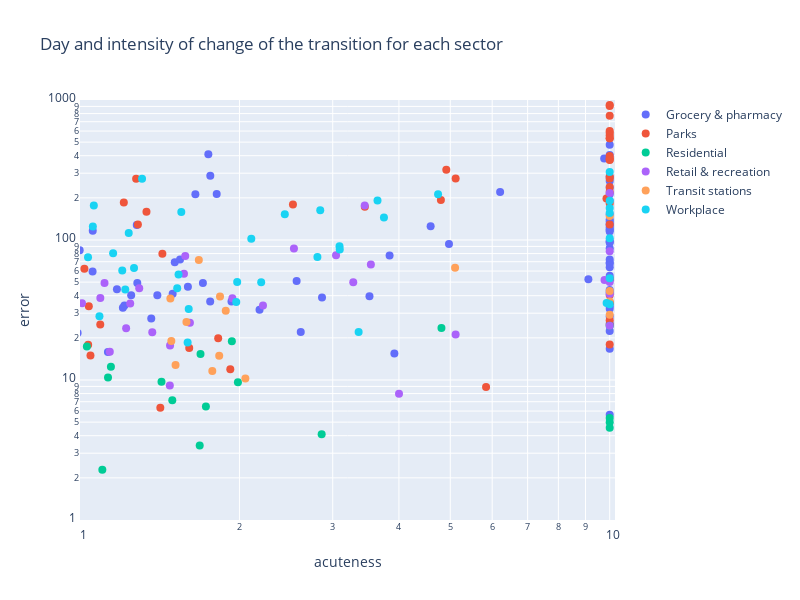

Notebook code for this chart:
### Code cell
fig = go.Figure()
for sector in sectors: 
    hover = []
    for country in countries:
        hover.append(country + ', ' + sector)
    fig.add_trace(go.Scatter(x=list(df_param.xs(sector,level=1,axis=1).xs('acuteness',axis=0)), 
                             y=list(df_param.xs(sector,level=1,axis=1).xs('error',axis=0)),
                             mode = "markers",
                             name = sector,
                             text=hover))

# Update axis and figure properties 
fig.update_layout(xaxis_type="log", yaxis_type="log")
fig.update_xaxes(range=[0, 1.01]) # m from 0 to numbe of days
fig.update_yaxes(range=[0,3])
fig.update_xaxes(title_text="acuteness")
fig.update_yaxes(title_text="error")

fig.update_traces(marker=dict(size=8),
                  selector=dict(mode='markers'))

fig.update_layout(height=600, width=800,title_text="Day and intensity of change of the transition for each sector")
           
fig.show()

### Figure 1 — Plotly figure (JSON) as saved in the notebook; plotly's stock layout.template omitted (floating-point values rounded to 4 significant figures; data arrays with more than 128 entries replaced by an {"elided": "..."} marker saying what was removed)
{"data": [{"marker": {"size": 8}, "mode": "markers", "name": "Grocery & pharmacy", "text": {"elided": "130 str values"}, "type": "scatter", "x": {"elided": "130 float values"}, "y": {"elided": "130 float values"}}, {"marker": {"size": 8}, "mode": "markers", "name": "Parks", "text": {"elided": "130 str values"}, "type": "scatter", "x": {"elided": "129 float values"}, "y": {"elided": "129 float values"}}, {"marker": {"size": 8}, "mode": "markers", "name": "Residential", "text": {"elided": "130 str values"}, "type": "scatter", "x": [0.2848, 0.4208, 0.3968, 0.6914, 0.4446, 0.2, 1.144, 0.2121, 0.4162, 0.2232, 0.2, 0.628, 0.2349, 0.2717, 0.4525, 0.5563, 0.5013, 0.8794, 0.7034, 0.4027, 0.3215, 0.4262, 0.3724, 0.3396, 0.6894, 0.6571, 0.3547, 0.4694, 0.6568, 0.4065, 0.8157, 0.869, 1.689, 0.2679, 0.4476, 1.03, 0.2, 0.715, 1.935, 0.2, 0.2606, 0.6313, 0.222, 0.4148, 1.129, 0.2, 1.729, 0.2, 0.651, 0.8462, 0.3858, 0.371, 0.3614, 0.4077, 0.3729, 0.2, 0.2, 0.9106, 0.2628, 0.2923, 0.2, 0.5073, 0.21, 0.6585, 0.5323, 0.571, 0.4604, 0.9302, 2.859, 1.102, 0.4858, 4.813, 0.2, 0.5689, 10, 0.3406, 0.2, 1.683, 0.8322, 0.7417, 0.7493, 0.4376, 0.3508, 0.3479, 0.7692, 0.3304, 0.8224, 0.2884, 10, 0.3826, 1.987, 0.5622, 0.5582, 0.6051, 1.425, 0.2542, 0.3043, 0.4175, 0.2, 0.4048, 0.2, 0.6457, 0.7378, 0.3695, 10, 0.7012, 0.4892, 0.524, 0.6825, 0.2, 10, 0.2, 0.2065, 0.3913, 0.6863, 0.2, 0.3477, 0.3867, 0.2534, 0.3909, 0.4177, 0.6167, 1.494, 0.3536, 0.3916, 0.2456, 0.4981], "y": [3.372, 15.77, 3.032, 7.86, 16.78, 52.31, 12.43, 2.661, 5.248, 6.541, 3.421, 14.25, 7.138, 2.68, 13.68, 6.662, 17.67, 7.785, 13.01, 5.071, 1.471, 1.905, 12.86, 2.779, 5.852, 8.038, 12.98, 11.22, 13.42, 3.087, 14.03, 9.977, 15.32, 9.631, 8.699, 17.36, 9.222, 10.14, 18.95, 17.86, 7.418, 11.05, 11.03, 6.16, 10.41, 21.96, 6.458, 10.11, 16.36, 6.336, 2.418, 3.323, 15.02, 24.53, 10.16, 23.68, 7.148, 10.71, 8.781, 5.203, 12.64, 5.759, 1.905, 13.86, 3.524, 7.082, 19.73, 22.49, 4.09, 2.283, 9.589, 23.56, 51.02, 7.946, 24.42, 5.231, 6.598, 3.401, 9.229, 14.48, 4.339, 2.275, 7.661, 3.98, 13.12, 2.007, 4.135, 12.68, 4.982, 11.5, 9.637, 10.25, 9.2, 18.24, 9.732, 2.494, 6.348, 11.53, 4.979, 3.366, 17.28, 20.59, 17.86, 23.05, 4.555, 9.548, 16.5, 7.782, 9.994, 9.242, 5.355, 3.245, 1.229, 22.49, 5.441, 24.71, 5.126, 4.873, 5.152, 11.47, 5.578, 5.154, 7.181, 5.114, 0.2721, 5.859, 21.15]}, {"marker": {"size": 8}, "mode": "markers", "name": "Retail & recreation", "text": {"elided": "130 str values"}, "type": "scatter", "x": {"elided": "130 float values"}, "y": {"elided": "130 float values"}}, {"marker": {"size": 8}, "mode": "markers", "name": "Transit stations", "text": {"elided": "130 str values"}, "type": "scatter", "x": {"elided": "129 float values"}, "y": {"elided": "129 float values"}}, {"marker": {"size": 8}, "mode": "markers", "name": "Workplace", "text": {"elided": "130 str values"}, "type": "scatter", "x": {"elided": "130 float values"}, "y": {"elided": "130 float values"}}], "layout": {"height": 600, "title": {"text": "Day and intensity of change of the transition for each sector"}, "width": 800, "xaxis": {"range": [0, 1.01], "title": {"text": "acuteness"}, "type": "log"}, "yaxis": {"range": [0, 3], "title": {"text": "error"}, "type": "log"}}}
